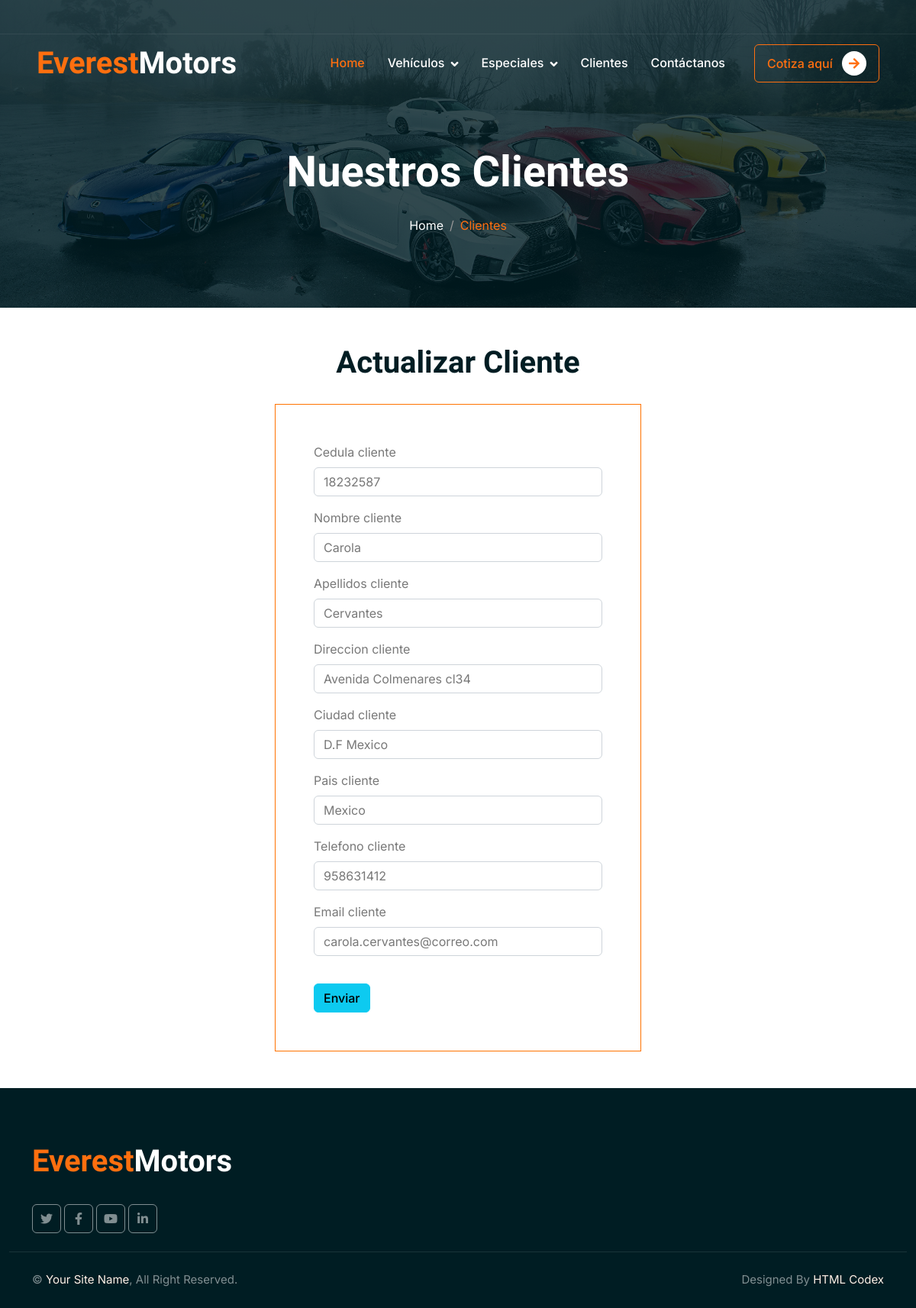
The app's page /clientes/editarCliente/18232587 with its own data.
### clientes/models.py (models this page shows, shortened)
class Clientes(models.Model):
    cedula_cliente = models.CharField(primary_key=True, max_length=15)
    nombre_cliente = models.CharField(max_length=50)
    apellidos_cliente = models.CharField(max_length=50)
    direccion_cliente = models.CharField(max_length=100)
    ciudad_cliente = models.CharField(max_length=50)
    pais_cliente = models.CharField(max_length=50)
    telefono_cliente = models.CharField(max_length=30)
    email_cliente = models.CharField(max_length=50)

### clientes/views.py (the view)
# urls.py: path('clientes/editarCliente/<int:cedula>', views.editarCliente, name='editarCliente'),
def editarCliente(request, cedula) :
        cliente = Clientes.objects.get(cedula_cliente = cedula)   #revisar como se llama en el import
        if request.method == 'POST':  #cuando boton guardar
                form = ClienteForm(request.POST, instance=cliente)
                if form.is_valid():
                        form.save() # salva
                        return redirect('clientes')  # redirige a la pagina clientes
        form = ClienteForm( instance=cliente)# se le pasa un forms vacio, pero luego se le dice toma los datos
        contexto = {
                'form' : form,
                'tituloh1' : 'Actualizar Cliente'
        }
        return render(request, 'clientes/crearCliente.html', contexto)

### clientes/formsCliente.py
class ClienteForm(forms.ModelForm) :
    class Meta:
        model = Clientes
        fields = '__all__'  ##usa todos los campos en el forms

### clientes/templates/clientes/crearCliente.html (shortened to what this page needs)
<!DOCTYPE html>
<html lang="en">
<head>
    {% load static %}
    <link href="https://cdnjs.cloudflare.com/ajax/libs/font-awesome/5.10.0/css/all.min.css" rel="stylesheet">
    <link href="https://cdn.jsdelivr.net/npm/bootstrap-icons@1.4.1/font/bootstrap-icons.css" rel="stylesheet">
    <link href="{% static 'clientes/lib/animate/animate.min.css' %}" rel="stylesheet">
    <link href="{% static 'clientes/lib/owlcarousel/assets/owl.carousel.min.css' %}" rel="stylesheet">
    <link href="{% static 'clientes/css/bootstrap.min.css' %}" rel="stylesheet">
    <link href="{% static 'clientes/css/style.css' %}" rel="stylesheet">
</head>
<body>
    <div class="container-fluid fixed-top px-0 wow fadeIn" data-wow-delay="0.1s">
        <div class="top-bar text-white-50 row gx-0 align-items-center d-none d-lg-flex">
            <div class="box">
                <div class="container-1">
                </div>
            </div>
        </div>
        <nav class="navbar navbar-expand-lg navbar-dark py-lg-0 px-lg-5 wow fadeIn" data-wow-delay="0.1s">
              <h1 class="fw-bold text-primary m-0">Everest<span class="text-white">Motors</span></h1>
            <div class="collapse navbar-collapse" id="navbarCollapse">
                <div class="navbar-nav ms-auto p-4 p-lg-0">
                    <a href="{% url 'inicio' %}" class="nav-item nav-link active">Home</a>
                     <div class="nav-item dropdown">
                        <a href="clientes/vehiculos.html" class="nav-link dropdown-toggle" data-bs-toggle="dropdown">Vehículos</a>
                    </div>
                    <div class="nav-item dropdown">
                        <a href="#" class="nav-link dropdown-toggle" data-bs-toggle="dropdown">Especiales</a>
                    </div>
                    <a href="{% url 'clientes' %}" class="nav-item nav-link">Clientes</a>
                    <a href="{% url 'contactanos' %}" class="nav-item nav-link">Contáctanos</a>
                </div>
                <div class="d-none d-lg-flex ms-2">
                    <a class="btn btn-outline-primary py-2 px-3" href="{% url 'cotiza' %}">
                       Cotiza aquí
                        <div class="d-inline-flex btn-sm-square bg-white text-primary rounded-circle ms-2">
                            <i class="fa fa-arrow-right"></i>
                        </div>
                    </a>
                </div>
            </div>
        </nav>
    </div>
    <div class="container-fluid page-header mb-5 wow fadeIn" data-wow-delay="0.1s">
        <div class="container text-center">
            <h1 class="display-4 text-white animated slideInDown mb-4">Nuestros Clientes</h1>
            <nav aria-label="breadcrumb animated slideInDown">
                <ol class="breadcrumb justify-content-center mb-0">
                    <li class="breadcrumb-item"><a class="text-white" href="#">Home</a></li>
                    <li class="breadcrumb-item text-primary active" aria-current="page">Clientes</li>
                </ol>
            </nav>
        </div>
    </div>
{% load bootstrap5 %}
{% block contenido %}
        <h1 style="text-align: center">{{tituloh1}}</h1>
        <form  action=""    method="post" class="form-crear"  style="margin-top: 30px">
            {% bootstrap_form form %}
           <button style="" type="submit-disable"  class="btn btn-info">Enviar</button>
        </form>
{% endblock %}
<div class="container-fluid bg-dark text-white-50 footer mt-5 pt-5 wow fadeIn" data-wow-delay="0.1s">
    <div class="container py-4">
        <div class="row g-5">
            <div class="col-lg-3 col-md-6">
                <h1 class="fw-bold text-primary mb-4">Everest<span class="text-white">Motors</span></h1>
                <div class="d-flex pt-2">
                    <a class="btn btn-square me-1" href=""><i class="fab fa-twitter"></i></a>
                    <a class="btn btn-square me-1" href=""><i class="fab fa-facebook-f"></i></a>
                    <a class="btn btn-square me-1" href=""><i class="fab fa-youtube"></i></a>
                    <a class="btn btn-square me-0" href=""><i class="fab fa-linkedin-in"></i></a>
                </div>
            </div>
            <div class="col-lg-3 col-md-6">
            </div>
        </div>
    </div>
    <div class="container-fluid copyright">
        <div class="container">
            <div class="row">
                <div class="col-md-6 text-center text-md-start mb-3 mb-md-0">
                    &copy; <a href="#">Your Site Name</a>, All Right Reserved.
                </div>
                <div class="col-md-6 text-center text-md-end">
                    Designed By <a href="https://htmlcodex.com">HTML Codex</a>
                </div>
            </div>
        </div>
    </div>
</div>
</body>
</html>

### clientes/static/clientes/css/style.css (style rules this page uses)
:root { --primary: #FF6F0F; --secondary: #FFF0E6; --light: #F8F8F9; --dark: #001D23; }
.form-crear, .form-Register { width: 40%; margin:auto; border: 1px solid rgb(255, 115, 0); padding: 50px 50px; }
button { margin-top:20px; }
.btn { font-weight: 500; transition: .5s; }
.btn-square { width: 38px; height: 38px; }
.btn-sm-square { width: 32px; height: 32px; }
.btn-square, .btn-sm-square, .btn-lg-square { padding: 0; display: flex; align-items: center; justify-content: center; font-weight: normal; }
.fixed-top { transition: .5s; }
.top-bar { height: 45px; border-bottom: 1px solid rgba(255, 255, 255, .07); }
.navbar .dropdown-toggle::after { border: none; content: "\f107"; font-family: "Font Awesome 5 Free"; font-weight: 900; vertical-align: middle; margin-left: 8px; }
.navbar .navbar-nav .nav-link { margin-right: 30px; padding: 25px 0; color: #FFFFFF; font-weight: 500; outline: none; }
.navbar .navbar-nav .nav-link:hover, .navbar .navbar-nav .nav-link.active { color: var(--primary); }
.page-header { padding-top: 12rem; padding-bottom: 6rem; background: linear-gradient(rgba(0, 29, 35, .8), rgba(0, 29, 35, .8)), url(../img/imagen_1.jpg) center center no-repeat; background-size: cover; }
.page-header .breadcrumb-item+.breadcrumb-item::before { color: #999999; }
.footer .btn.btn-square { color: rgba(255,255,255,0.5); border: 1px solid rgba(255,255,255,0.5); }
.footer .copyright { padding: 25px 0; font-size: 15px; border-top: 1px solid rgba(256, 256, 256, .1); }
.footer .copyright a { color: var(--secondary); }

### records on screen
Clientes: cedula_cliente "18232587", nombre_cliente "Carola", apellidos_cliente "Cervantes", direccion_cliente "Avenida Colmenares cl34", ciudad_cliente "D.F Mexico", pais_cliente "Mexico", telefono_cliente "958631412", email_cliente "carola.cervantes@correo.com"

### other values on screen
{{ tituloh1 }} "Actualizar Cliente"
